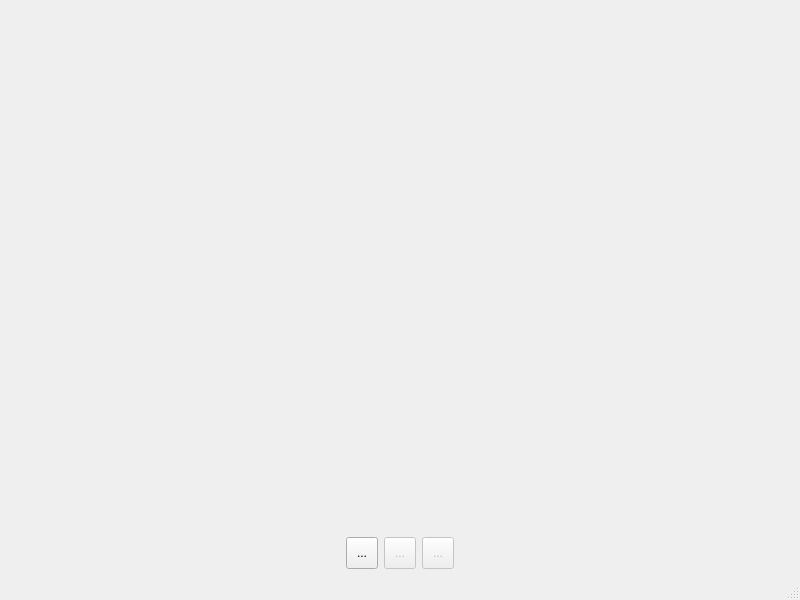
<?xml version="1.0" encoding="UTF-8"?>
<ui version="4.0">
 <class>MainWindow</class>
 <widget class="QMainWindow" name="MainWindow">
  <property name="geometry">
   <rect>
    <x>0</x>
    <y>0</y>
    <width>800</width>
    <height>600</height>
   </rect>
  </property>
  <property name="windowTitle">
   <string>jsbot@ya.ru</string>
  </property>
  <widget class="QWidget" name="centralwidget">
   <layout class="QVBoxLayout" name="verticalLayout">
    <item>
     <widget class="QCustomPlot" name="plot" native="true"/>
    </item>
    <item>
     <layout class="QHBoxLayout" name="horizontalLayout">
      <item>
       <spacer name="horizontalSpacer">
        <property name="orientation">
         <enum>Qt::Horizontal</enum>
        </property>
        <property name="sizeHint" stdset="0">
         <size>
          <width>40</width>
          <height>20</height>
         </size>
        </property>
       </spacer>
      </item>
      <item>
       <widget class="QToolButton" name="tbStart">
        <property name="enabled">
         <bool>true</bool>
        </property>
        <property name="minimumSize">
         <size>
          <width>32</width>
          <height>32</height>
         </size>
        </property>
        <property name="text">
         <string>...</string>
        </property>
        <property name="icon">
         <iconset resource="StrataSolutions.qrc">
          <normaloff>:/images/img-00-start.png</normaloff>:/images/img-00-start.png</iconset>
        </property>
       </widget>
      </item>
      <item>
       <widget class="QToolButton" name="tbPause">
        <property name="enabled">
         <bool>false</bool>
        </property>
        <property name="minimumSize">
         <size>
          <width>32</width>
          <height>32</height>
         </size>
        </property>
        <property name="text">
         <string>...</string>
        </property>
        <property name="icon">
         <iconset resource="StrataSolutions.qrc">
          <normaloff>:/images/img-01-pause.png</normaloff>:/images/img-01-pause.png</iconset>
        </property>
       </widget>
      </item>
      <item>
       <widget class="QToolButton" name="tbStop">
        <property name="enabled">
         <bool>false</bool>
        </property>
        <property name="minimumSize">
         <size>
          <width>32</width>
          <height>32</height>
         </size>
        </property>
        <property name="text">
         <string>...</string>
        </property>
        <property name="icon">
         <iconset resource="StrataSolutions.qrc">
          <normaloff>:/images/img-02-stop.png</normaloff>:/images/img-02-stop.png</iconset>
        </property>
       </widget>
      </item>
      <item>
       <spacer name="horizontalSpacer_2">
        <property name="orientation">
         <enum>Qt::Horizontal</enum>
        </property>
        <property name="sizeHint" stdset="0">
         <size>
          <width>40</width>
          <height>20</height>
         </size>
        </property>
       </spacer>
      </item>
     </layout>
    </item>
   </layout>
  </widget>
  <widget class="QMenuBar" name="menubar">
   <property name="geometry">
    <rect>
     <x>0</x>
     <y>0</y>
     <width>800</width>
     <height>22</height>
    </rect>
   </property>
  </widget>
  <widget class="QStatusBar" name="statusbar"/>
 </widget>
 <customwidgets>
  <customwidget>
   <class>QCustomPlot</class>
   <extends>QWidget</extends>
   <header>qcustomplot.h</header>
   <container>1</container>
  </customwidget>
 </customwidgets>
 <resources>
  <include location="StrataSolutions.qrc"/>
 </resources>
 <connections/>
</ui>
